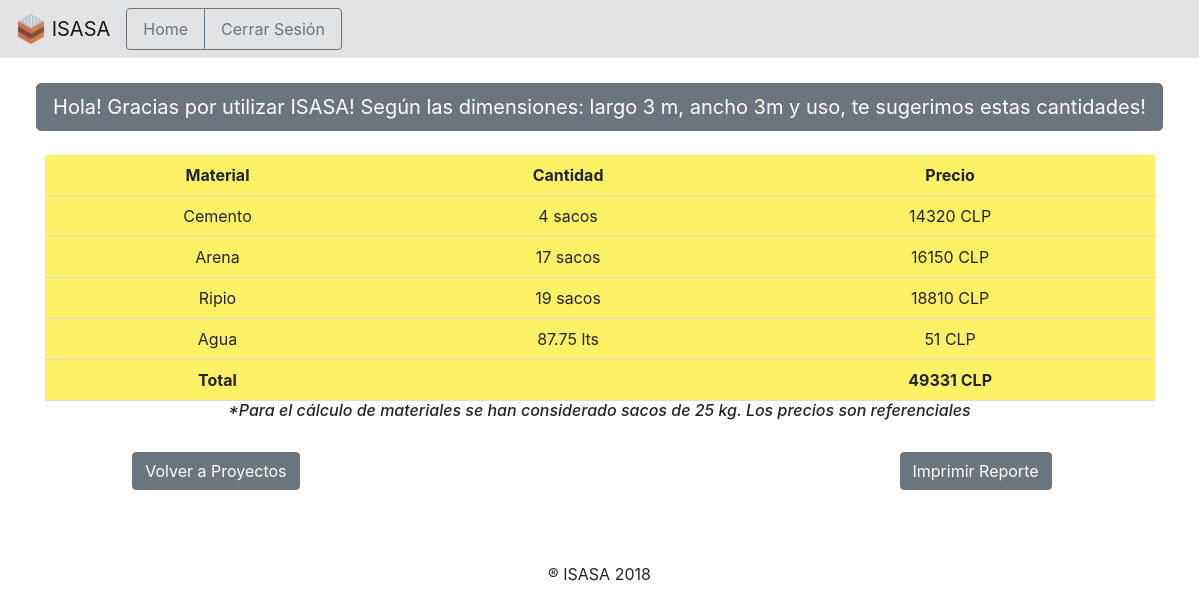
The page /calculo2.php?nombres=kevin 1 on the database its author committed.
### tables this page shows
CREATE TABLE `proyectos` (
  `cod_us` int(4) NOT NULL,
  `proyecto` varchar(20) NOT NULL,
  `largo` float NOT NULL,
  `ancho` float NOT NULL,
  `uso` text NOT NULL
);

CREATE TABLE `dosificaciones_por_m3` (
  `id` text NOT NULL,
  `cemento_kg` int(11) NOT NULL,
  `ripio_kg` int(11) NOT NULL,
  `arena_kg` int(11) NOT NULL,
  `agua_lts` int(11) NOT NULL,
  `uso_carga` text NOT NULL,
  `espesor_m` float NOT NULL
);

CREATE TABLE `precios` (
  `material` text NOT NULL,
  `precio` float NOT NULL,
  `kilos` int(4) NOT NULL,
  `sacos` int(11) NOT NULL
);

### funciones_librerias/f_volumen.php (called while the page is built)
<?php
function vol($lar,$anc,$esp){
    $volumen=$lar*$anc*$esp;
    return $volumen;
}
?>

### funciones_librerias/f_material.php (called while the page is built)
<?php
function mat($vol,$mat1){
    $material=$vol*$mat1;
    return $material;
}
?>

### calculo2.php (the view, shortened to what this page needs)
<?php
  $consulta=CalcularProyecto($_GET['nombres']);
  function CalcularProyecto($no_proy)
      {
            include "./funciones_librerias/db_connect.php";
            $sentencia="SELECT * FROM proyectos WHERE proyecto='".$no_proy."'";
            $resultado=$conexion->query($sentencia) or die(mysqli_error($conexion));
            $fila=$resultado->fetch_assoc();
            return[
                $fila['proyecto'],
                $fila['largo'],
                $fila['ancho'],
                $fila['uso']
            ];
      }
      $largo=$consulta[1];
      $ancho=$consulta[2];
      $uso=$consulta[3];
include ("./funciones_librerias/db_connect.php");
$sql="SELECT espesor_m,agua_lts,arena_kg,ripio_kg,cemento_kg FROM dosificaciones_por_m3 WHERE uso_carga='".$uso."'";
$result=mysqli_query($conexion, $sql);
while($row = mysqli_fetch_assoc($result)) {
         $espesor=$row['espesor_m'];
         $d_agua=$row['agua_lts'];
         $d_arena=$row['arena_kg'];
         $d_ripio=$row['ripio_kg'];
         $d_cemento=$row['cemento_kg'];
        }
$sql="SELECT material,precio,kilos FROM precios WHERE material='agua'";
$result=mysqli_query($conexion, $sql);
while($row = mysqli_fetch_assoc($result)) {
		   $p_agua=$row['precio'];
           $k_agua=$row['kilos'];
       }
$sql="SELECT material,precio,kilos FROM precios WHERE material='arena'";
$result=mysqli_query($conexion, $sql);
while($row = mysqli_fetch_assoc($result)) {
		   $p_arena=$row['precio'];
           $k_arena=$row['kilos'];
        }
$sql="SELECT material,precio,kilos FROM precios WHERE material='cemento'";
$result=mysqli_query($conexion, $sql);
while($row = mysqli_fetch_assoc($result)) {
		   $p_cemento=$row['precio'];
           $k_cemento=$row['kilos'];
        }
$sql="SELECT material,precio,kilos FROM precios WHERE material='gravilla'";
$result=mysqli_query($conexion, $sql);
while($row = mysqli_fetch_assoc($result)) {
		   $p_ripio=$row['precio'];
           $k_ripio=$row['kilos'];
        }
include ("./funciones_librerias/f_volumen.php");
include ("./funciones_librerias/f_material.php");
$volumen=vol($largo,$ancho,$espesor);
$cal1=ceil(mat($volumen,$d_cemento)/$k_cemento);
$pr1=$cal1*$p_cemento;
$cal2=ceil(mat($volumen,$d_arena)/$k_arena);
$pr2=$cal2*$p_arena;
$cal3=ceil(mat($volumen,$d_ripio)/$k_ripio);
$pr3=$cal3*$p_ripio;
$cal4=mat($volumen,$d_agua);
$pr4=ceil(($cal4/$k_agua)*$p_agua);
$precio_total=$pr1+$pr2+$pr3+$pr4;
?>
<!DOCTYPE html>
<html>
<head>
    <link rel="stylesheet" href="https://stackpath.bootstrapcdn.com/bootstrap/4.1.1/css/bootstrap.min.css">
    <link rel="stylesheet" href="./css/estilo_calculo.css">
</head>
<body>
<nav class="navbar navbar-expand-lg navbar-light alert-secondary">
  <a class="navbar-brand" href="index.html"> <img src="./imagenes/ico_isasa.png" width="30" height="30" class="d-inline-block align-top" alt=""> ISASA</a>
  <div class="collapse navbar-collapse" id="navbarNavAltMarkup">
      <div class="btn-group" role="group" aria-label="Basic example">
      <a class="nav-item nav-link btn btn-outline-secondary" href="bienvenido_ingreso.php">Home</a>
      <a class="nav-item nav-link btn btn-outline-secondary" href="cerrar.php">Cerrar Sesión</a>
    </div>
  </div>
</nav>
	<header>
		<div class="container text-center">
      <br>
      <div class="row">
        <div class="col-md"></div>
        <div class="col-md">
        </div>
        <div class="col-md"></div>
      </div>
		</div>
		<div class="text-center">
			<h7 class="btn btn-secondary btn-lg">
        Hola! Gracias por utilizar ISASA! Según las dimensiones:
        largo <?php echo $largo ?> m, ancho <?php echo $ancho ?>m y uso, te sugerimos estas cantidades!</h7>
      <br><br>
    </div>
    <div class="container">
      <table>
  <tr>
    <th>Material</th>
    <th>Cantidad</th>
    <th>Precio</th>
  </tr>
  <tr>
    <td>Cemento</td>
    <td> <?php echo $cal1;?> sacos </td>
    <td> <?php echo $pr1;?> CLP </td>
  </tr>
  <tr>
    <td>Arena</td>
    <td> <?php echo $cal2;?> sacos</td>
    <td> <?php echo $pr2;?> CLP</td>
  </tr>
  <tr>
    <td>Ripio</td>
    <td> <?php echo $cal3;?> sacos</td>
    <td> <?php echo $pr3;?> CLP </td>
  </tr>
  <tr>
    <td>Agua</td>
    <td> <?php echo $cal4;?> lts</td>
    <td> <?php echo $pr4;?> CLP </td>
  </tr>
  <tr>
  	<th>Total</th>
  	<td></td>
  	<th> <?php echo $precio_total;?> CLP</th>
  </tr>
      </table>
      	<div class="text-center">
       		<h6>
       		<em>
      		*Para el cálculo de materiales se han considerado sacos de 25 kg. Los precios son referenciales
      		</em>
      		</h6>
      	</div>
     </div><br>
	</header>
  <div class="container">
    <div class="row">
      <div class="col-md-3">
        <div class="text-right">
          <input type="submit" class="btn btn-secondary" value="Volver a Proyectos" name="recalcula" onclick="location='recuperar.php'">
        </div>
      </div>
      <div class="col-md-3"></div>
      <div class="col-md-3"></div>
      <div class="col-md-3">
        <div class="text-left">
          <input type="submit" class="btn btn-secondary" value="Imprimir Reporte" onclick="location='pdf1.php'"  name="pdf">
        </div>
      </div>
    </div><br><br><br>
    <div class="text-center">
      <p>&#174; ISASA 2018</p>
    </div>
  </div>
</body>
</html>

### css/estilo_calculo.css (style rules this page uses)
body { background-image: url("CWALL3.jpg"); background-repeat: no-repeat; background-position: center; margin-right: 1px; background-attachment: fixed; }
table { border-collapse: collapse; width: 100%; background-color: rgba(255, 232, 0, 0.6) }
th, td { padding: 8px; text-align: center; border-bottom: 1px solid #ddd; }

### rows shown on the page
proyectos: largo "3", largo.kilos "4", largo.precio "14320", largo.kilos "17", largo.precio "16150", largo.kilos "19", largo.precio "18810", largo.agua_lts "87.75", largo.precio "51"

### other values the page prints
$largo "3"
$precio_total "49331"
